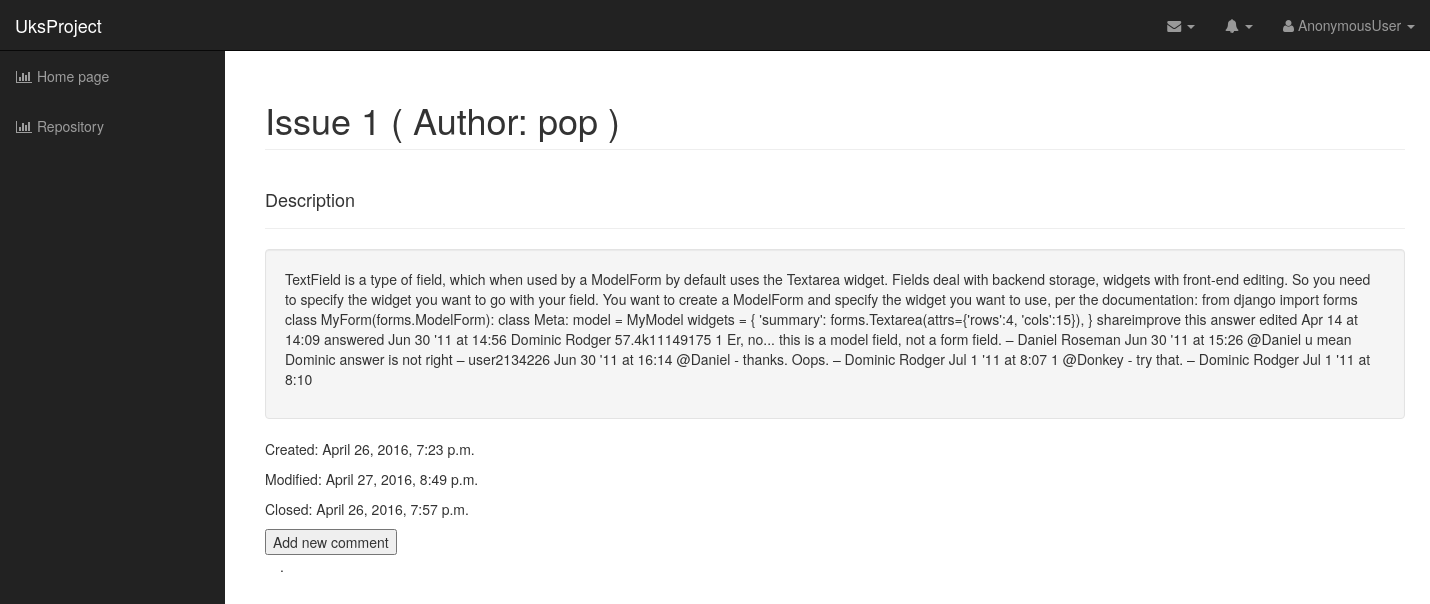
/issue/details/1/, run on the app's committed database.
### issue/models.py (models this page shows)
class Issue(models.Model):
    title = models.CharField(max_length=100)
    description = models.CharField(max_length=1024)
    date_created = models.DateTimeField(auto_now_add=True, auto_now=False)
    date_modified = models.DateTimeField(auto_now_add=False, auto_now=True)
    date_closed = models.DateTimeField(null=True)
    is_closed = models.BooleanField(null=False)
    repository = models.ForeignKey(Repository, related_name='repository')
    issue_author = models.ForeignKey(settings.AUTH_USER_MODEL, default=1, related_name='issue_author')
    assigned = models.ManyToManyField(settings.AUTH_USER_MODEL, related_name='assigned')
    workers = models.ManyToManyField(settings.AUTH_USER_MODEL, related_name='workers')

### issue/views.py (the view)
# urls.py: url(r'^details/(?P<issue_id>\d+)/$', details, name='details'),
def details(request, issue_id):
    issue = get_object_or_404(Issue, id=issue_id)
    comments = Comment.objects.filter(issue=issue)
    context = {
        'issue': issue,
        'comments': comments,
    }
    return render(request, "issue_details.html", context)

### templates/issue_details.html (shortened to what this page needs)
{% extends "base.html" %}
{% block content %}
<div class="row">
    <div class="col-lg-12">
        <h1 class="page-header">
            {{ issue.title }} ( Author: {{ issue.issue_author}} )
        </h1>
        <div class="page-header">
            <h4>Description</h4>
        </div>
        <div class="well">
            <p>{{ issue.description }}</p>
        </div>
        <div>
            <p>Created: {{ issue.date_created}}</p>
            <p>Modified: {{ issue.date_modified}}</p>
            <p>Closed: {{ issue.date_closed}}</p>
        </div>
    </div>
</div>
<input onclick="AddNewComment()" value="Add new comment" type="button"/>
<div class="row">
        <div class="col-lg-4" id="new_comment_id"></div>
</div>
 <div class="col-sm-6">
    <div class="list-group" id="comment_list_id">
        {% include 'comment_list.html' %}.
    </div>
</div>
{% endblock content %}

### static/css/sb-admin.css (style rules this page uses)
body { margin-top: 100px; background-color: #222; }
@media (min-width:768px) { body { margin-top: 50px; } }

### data on the page
Issue: title "Issue 1", issue_author "pop", description "TextField is a type of field, which when used by a ModelForm by default uses the Textarea widget. Fields deal with backend storage, widgets with front-end editing. So you need to specify the widget you want to go with your field. You want to create a ModelForm and specify the widget you want to use, per the documentation: from django import forms class MyForm(forms.ModelForm): class Meta: model = MyModel widgets = { 'summary': forms.Textarea(attrs={'rows':4, 'cols':15}), } shareimprove this answer edited Apr 14 at 14:09 answered Jun 30 '11 at 14:56 Dominic Rodger 57.4k11149175 1 Er, no... this is a model field, not a form field. – Daniel Roseman Jun 30 '11 at 15:26 @Daniel u mean Dominic…", date_created "April 26, 2016, 7:23 p.m.", date_modified "April 27, 2016, 8:49 p.m.", date_closed "April 26, 2016, 7:57 p.m."

### other printed values
{{ user }} "AnonymousUser"
